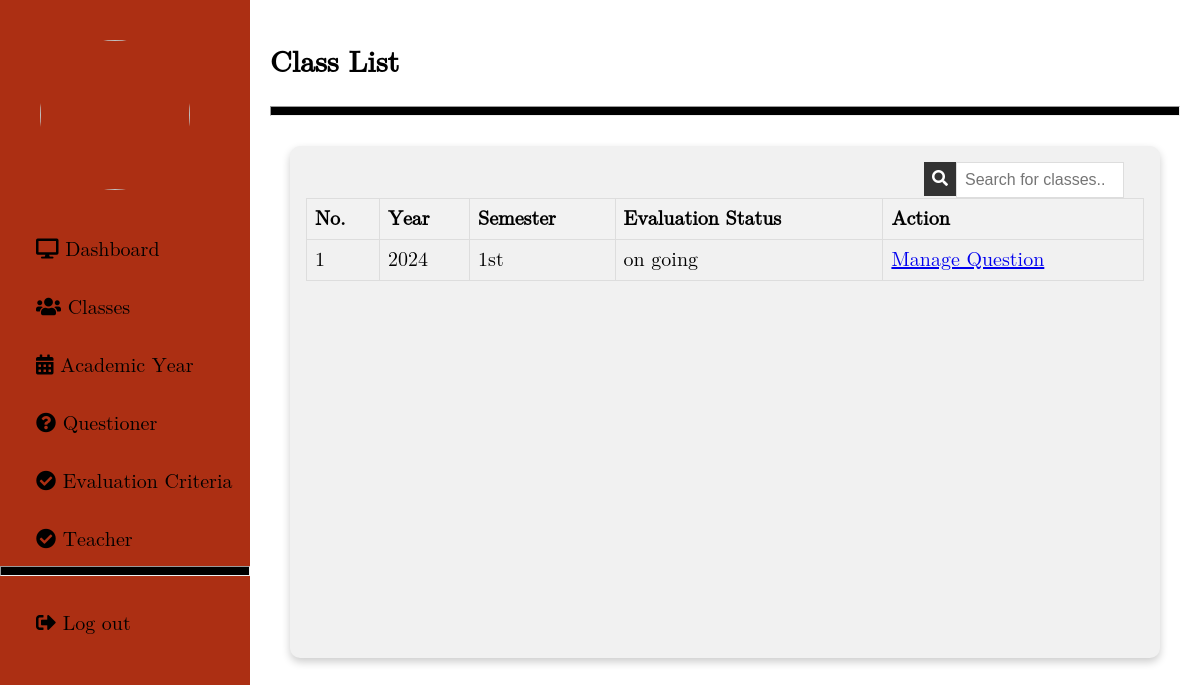
The page /admin/questionYear.php on the database its author committed.
### tables this page shows
CREATE TABLE `academic_year` (
  `id` int(11) NOT NULL,
  `year` varchar(10) NOT NULL,
  `semester` varchar(20) NOT NULL,
  `status` varchar(50) NOT NULL
);

### admin/questionYear.php (the view, shortened to what this page needs)
<!DOCTYPE html>
<html lang="en">
<head>
    <link rel="stylesheet" href="../Css/admin.css">
    <link rel="stylesheet" href="https://cdnjs.cloudflare.com/ajax/libs/font-awesome/5.12.1/css/all.min.css">
    <link rel="stylesheet" href="https://unicons.iconscout.com/release/v4.0.0/css/line.css" />
    <link rel="stylesheet" href="https://cdnjs.cloudflare.com/ajax/libs/font-awesome/4.7.0/css/font-awesome.min.css">
</head>
<body>
    <?php include 'sidebar.php'; ?>
<div class="main content">
     <h2>Class List</h2>
     <hr>
    <div class="row3">
        <div class="column3">
            <div class="card3">
                <div class="search-container">
                    <input type="text" id="searchInput" onkeyup="searchTable()" placeholder="Search for classes..">
                    <button onclick="searchTable()"><i class="fas fa-search"></i></button>
                </div>
                <table>
                    <tr>
                        <th>No.</th>
                        <th>Year</th>
                        <th>Semester</th>
                        <th>Evaluation Status</th>
                        <th>Action</th>
                    </tr>
                    <?php
                    $servername = "localhost";
                    $username = "root";
                    $password = "";
                    $dbname = "faculty_db";
                    $conn = new mysqli($servername, $username, $password, $dbname);
                    $sql = "SELECT id, year, semester, status FROM academic_year";
                    $result = $conn->query($sql);
                    if ($result->num_rows > 0) {
                        while($row = $result->fetch_assoc()) {
                            echo "<tr>
                                <td>" . $row["id"]. "</td>
                                <td>" . $row["year"]. "</td>
                                <td>" . $row["semester"]. "</td>
                                <td>" . $row["status"]. "</td>
                                <td>
                                    <a href='questionnaire.php'>Manage Question</a>
                                </td>
                            </tr>";
                        }
                    } else {
                        echo "<tr><td colspan='5'>No evaluations found</td></tr>";
                    }
                    ?>
                </table>
            </div>
        </div>
    </div>
</div>
</body>
</html>

### Css/admin.css (style rules this page uses)
body { font-family: math; margin: 0; padding: 0; box-sizing: border-box; }
.main { margin-left: 250px; font-size: 20px; padding: 20px; transition: margin-left 0.3s; }
hr { background-color: black; height: 8px; }
.search-container { margin-bottom: 10px; }
.search-container input[type='text'] { padding: 8px; font-size: 16px; border: 1px solid #ddd; width: 150px; float: right; margin-right: 20px; }
.search-container button { padding: 8px; font-size: 16px; background-color: #333; color: #fff; border: none; cursor: pointer; float: right; }
.column3 { float: left; width: 200%; padding: 20px; box-sizing: border-box; }
.row3 { display: flex; flex-wrap: wrap; }
.card3 { box-shadow: 0 4px 8px 0 rgba(0, 0, 0, 0.2); height: 60vh; padding: 16px; text-align: center; background-color: #f1f1f1; border-radius: 10px; }
.content { width: auto; height: 140vh; display: block; background-color: #fff; bottom: 0; }

### admin/questionYear.php (style rules this page uses)
.card3 table { width: 100%; border-collapse: collapse; margin-top: 10px; }
.card3 th, .card3 td { border: 1px solid #ddd; padding: 8px; text-align: left; }
.card3 th { background-color: #f2f2f2; }

### rows shown on the page
academic_year: id "1", year "2024", semester "1st", status "on going"
